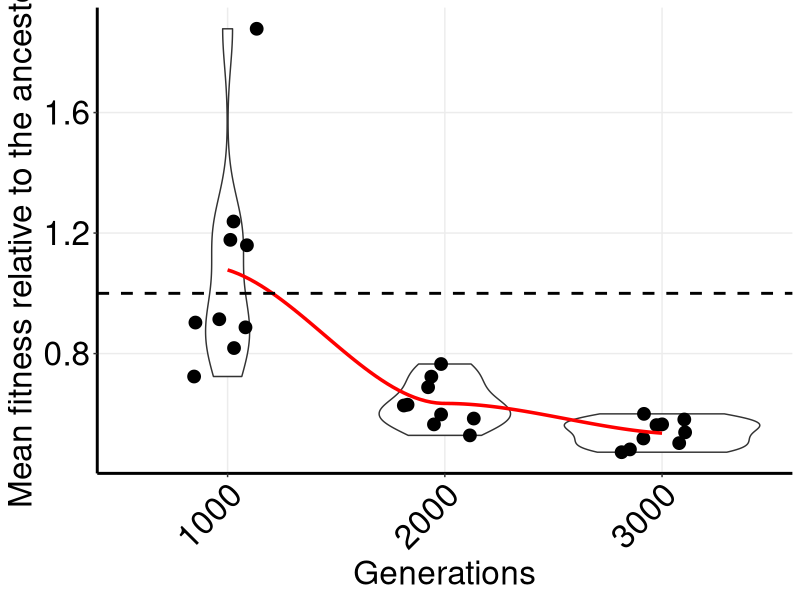
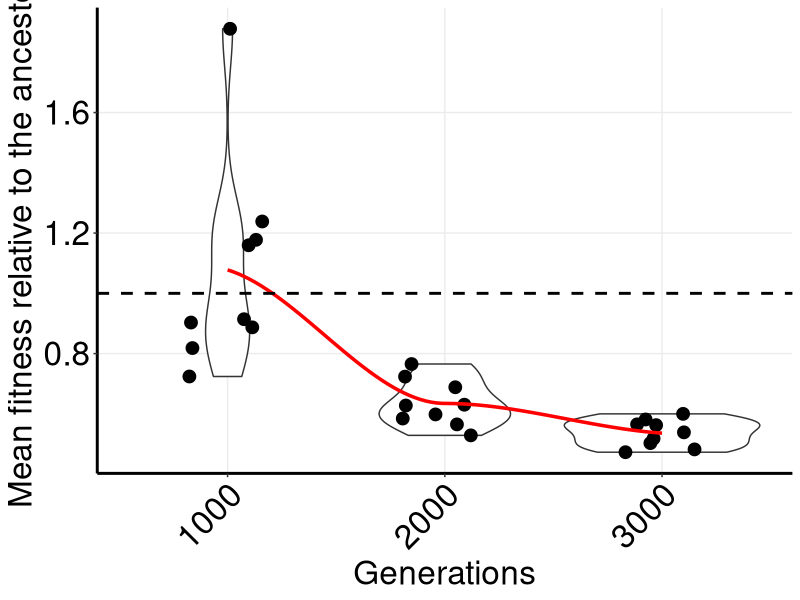

The R source for these figures, in order:
library(tidyr)
library(dplyr)
library(ggplot2)
# Load required libraries
library(tidyr)
library(dplyr)
library(ggplot2)

library(readxl)
library(tidyverse)

# Read Excel data
df <- read_excel("Growth_rates_populations_relative.xlsx")

df$Generation <- factor(df$Generation, levels = c("1000", "2000", "3000"))

# Define y-axis label with mu symbol
y_label <- expression("Mean fitness relative to the ancestor")

# Plot
p_violin <- ggplot(df, aes(x = Generation, y = relative_final)) +
  geom_violin(fill = "white", outlier.shape = NA) +
  geom_jitter(aes(color = Type), width = 0.2, size = 4) +  # Color points by Generation
  geom_smooth(aes(group = 1), method = "loess", se = FALSE, color = "red", size = 1.2) +
  geom_hline(yintercept = 1, color = "black", linetype = "dashed", size = 1) +
  scale_color_manual(values = c(
    "p" = "black",  # Black for progenitor
    "Y1" = "#1f77b4",  # Blue
    "i" = "#ff7f0e",  # Orange
    "Y3" = "#2ca02c"  # Green
  )) +
  labs(
    x = "Generations",
    y = y_label,
    color = "Generations"
  ) +
  scale_x_discrete(labels = c("1000", "2000", "3000")) +
  theme(
    text = element_text(size = 24),
    axis.line.x.bottom = element_line(size = 1),
    axis.line.y.left = element_line(size = 1),
    plot.background = element_rect(fill = "white"),
    panel.background = element_rect(fill = "white"),
    panel.grid.major = element_line(color = "#ECECEC"),
    panel.grid.minor = element_blank(),
    axis.line = element_line(color = "black"),
    axis.text = element_text(color = "black", size = 24, hjust = 0.5),
    axis.title = element_text(color = "black"),
    axis.title.x = element_text(size = 24),
    axis.title.y = element_text(size = 24),
    axis.text.x = element_text(size = 24, angle = 45, hjust = 1),
    axis.text.y = element_text(size = 24),
    panel.border = element_blank(),
    legend.position = "none"
  )


# Print the plot
print(p_violin)

# Save the plot as PNG
ggsave("Populaiton_relative_growth_rate.png", plot = p_violin, width = 10, height = 7, dpi = 300, bg = "white")
